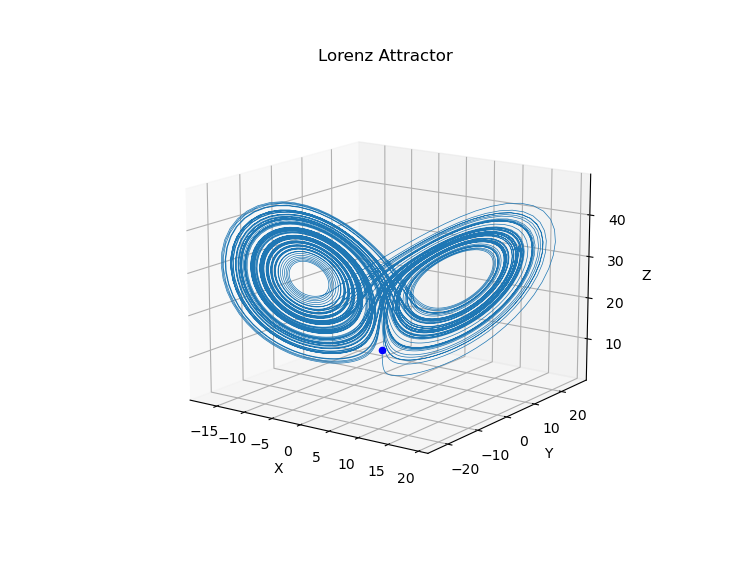

This figure's Python source:
import numpy as np
import matplotlib.pyplot as plt
# Parameters
s = 10
r = 28
b = 8/3

def lorenz(x, y, z, s=s, r=r, b=b):
    """
    Given:
       x, y, z: a point of interest in three dimensional space
       s, r, b: parameters defining the lorenz attractor
    Returns:
       x_dot, y_dot, z_dot: values of the lorenz attractor's partial
           derivatives at the point x, y, z
    """
    x_dot = s*(y - x)
    y_dot = r*x - y - x*z
    z_dot = x*y - b*z
    return x_dot, y_dot, z_dot  

def rk4_step(f, v, dt):
    """Take one RK4 step. Return updated solution."""
    k1 = dt * np.array(f(*v))
    k2 = dt * np.array(f(*(v + 0.5 * k1)))
    k3 = dt * np.array(f(*(v + 0.5 * k2)))
    k4 = dt * np.array(f(*(v + k3)))

    v = v + (k1 + 2*k2 + 2*k3 + k4) / 6
    return v

# Initial conditions
x0, y0, z0 = 0.03, 0.01, 10

# Time parameters
dt = 0.01  # Time step
T = 100    # Total time
num_steps = int(T / dt)  # Number of time steps

# Arrays to store results
x_values = np.zeros(num_steps)
y_values = np.zeros(num_steps)
z_values = np.zeros(num_steps)

# Initial values
v = np.array([x0, y0, z0])

# Time evolution using RK4
for i in range(num_steps):
    v = rk4_step(lorenz, v, dt)
    x_values[i], y_values[i], z_values[i] = v

# Plotting
fig = plt.figure()
ax = fig.add_subplot(111, projection='3d')
ax.plot(x_values, y_values, z_values, lw=0.5)
ax.scatter3D(x_values[0], y_values[0], z_values[0],'.',marker='o',color='b') #The starting point
ax.scatter3D(x_values[-1], y_values[-1], z_values[-1],'r.',marker='*') #The final point after num_steps of "running" the model
ax.set_xlabel('X')
ax.set_ylabel('Y')
ax.set_zlabel('Z')
ax.set_title('Lorenz Attractor')
plt.show()
